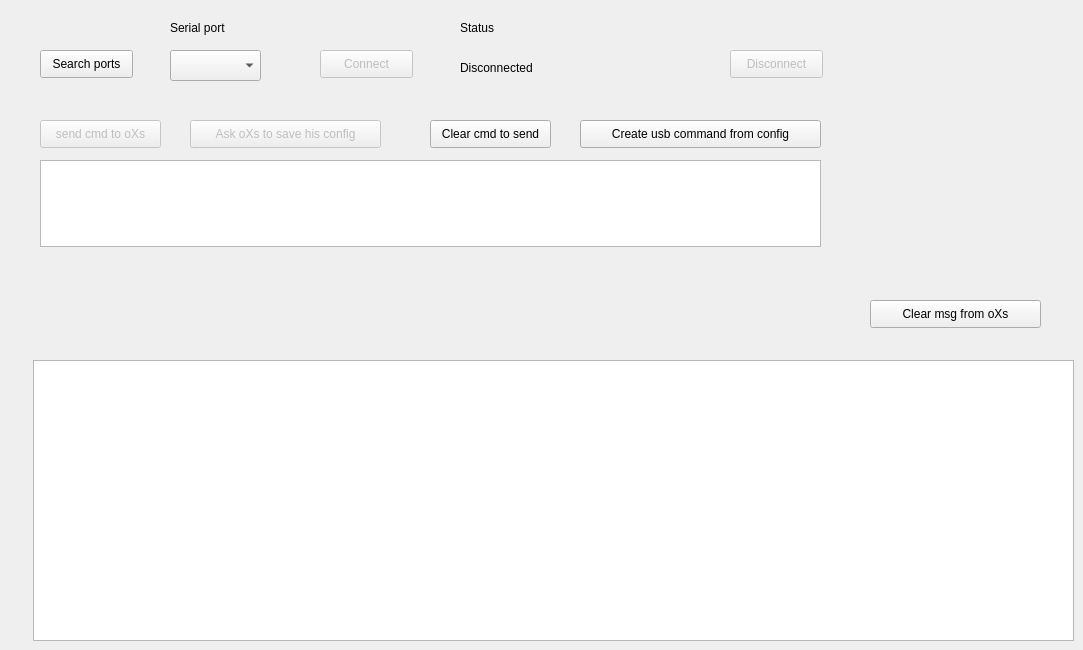
      <widget class="QWidget" name="UsbCommands">
       <attribute name="title">
        <string>Usb commands</string>
       </attribute>
       <widget class="QComboBox" name="comboBoxSerialPort">
        <property name="geometry">
         <rect>
          <x>170</x>
          <y>50</y>
          <width>91</width>
          <height>31</height>
         </rect>
        </property>
       </widget>
       <widget class="QLabel" name="label_7">
        <property name="geometry">
         <rect>
          <x>170</x>
          <y>20</y>
          <width>81</width>
          <height>16</height>
         </rect>
        </property>
        <property name="text">
         <string>Serial port</string>
        </property>
       </widget>
       <widget class="QPushButton" name="pushButtonSerialConnect">
        <property name="enabled">
         <bool>false</bool>
        </property>
        <property name="geometry">
         <rect>
          <x>320</x>
          <y>50</y>
          <width>93</width>
          <height>28</height>
         </rect>
        </property>
        <property name="text">
         <string>Connect</string>
        </property>
       </widget>
       <widget class="QPushButton" name="pushButtonSerialDisconnect">
        <property name="enabled">
         <bool>false</bool>
        </property>
        <property name="geometry">
         <rect>
          <x>730</x>
          <y>50</y>
          <width>93</width>
          <height>28</height>
         </rect>
        </property>
        <property name="text">
         <string>Disconnect</string>
        </property>
       </widget>
       <widget class="QPushButton" name="pushButtonSerialSend">
        <property name="enabled">
         <bool>false</bool>
        </property>
        <property name="geometry">
         <rect>
          <x>40</x>
          <y>120</y>
          <width>121</width>
          <height>28</height>
         </rect>
        </property>
        <property name="text">
         <string>send cmd to oXs</string>
        </property>
       </widget>
       <widget class="QPushButton" name="pushButtonSearchSerialPort">
        <property name="geometry">
         <rect>
          <x>40</x>
          <y>50</y>
          <width>93</width>
          <height>28</height>
         </rect>
        </property>
        <property name="text">
         <string>Search ports</string>
        </property>
       </widget>
       <widget class="QLabel" name="labelSerialStatus">
        <property name="geometry">
         <rect>
          <x>460</x>
          <y>60</y>
          <width>241</width>
          <height>16</height>
         </rect>
        </property>
        <property name="text">
         <string>Disconnected</string>
        </property>
       </widget>
       <widget class="QLabel" name="label_18">
        <property name="geometry">
         <rect>
          <x>460</x>
          <y>20</y>
          <width>55</width>
          <height>16</height>
         </rect>
        </property>
        <property name="text">
         <string>Status</string>
        </property>
       </widget>
       <widget class="QPushButton" name="pushButtonClearSerialSend">
        <property name="geometry">
         <rect>
          <x>430</x>
          <y>120</y>
          <width>121</width>
          <height>28</height>
         </rect>
        </property>
        <property name="text">
         <string>Clear cmd to send</string>
        </property>
       </widget>
       <widget class="QPushButton" name="pushButtonClearSerialFromOxs">
        <property name="geometry">
         <rect>
          <x>870</x>
          <y>300</y>
          <width>171</width>
          <height>28</height>
         </rect>
        </property>
        <property name="text">
         <string>Clear msg from oXs</string>
        </property>
       </widget>
       <widget class="QPushButton" name="pushButtonCreateUsbCommand">
        <property name="geometry">
         <rect>
          <x>580</x>
          <y>120</y>
          <width>241</width>
          <height>28</height>
         </rect>
        </property>
        <property name="text">
         <string>Create usb command from config</string>
        </property>
       </widget>
       <widget class="QPlainTextEdit" name="plainTextEditSerialFromOxs">
        <property name="geometry">
         <rect>
          <x>33</x>
          <y>360</y>
          <width>1041</width>
          <height>281</height>
         </rect>
        </property>
        <property name="font">
         <font>
          <family>Courier New</family>
         </font>
        </property>
        <property name="readOnly">
         <bool>true</bool>
        </property>
       </widget>
       <widget class="QPlainTextEdit" name="plainTextEditSerialToOxs">
        <property name="geometry">
         <rect>
          <x>40</x>
          <y>160</y>
          <width>781</width>
          <height>87</height>
         </rect>
        </property>
       </widget>
       <widget class="QPushButton" name="pushButtonSaveInOxs">
        <property name="enabled">
         <bool>false</bool>
        </property>
        <property name="geometry">
         <rect>
          <x>190</x>
          <y>120</y>
          <width>191</width>
          <height>28</height>
         </rect>
        </property>
        <property name="text">
         <string>Ask oXs to save his config</string>
        </property>
       </widget>
      </widget>
